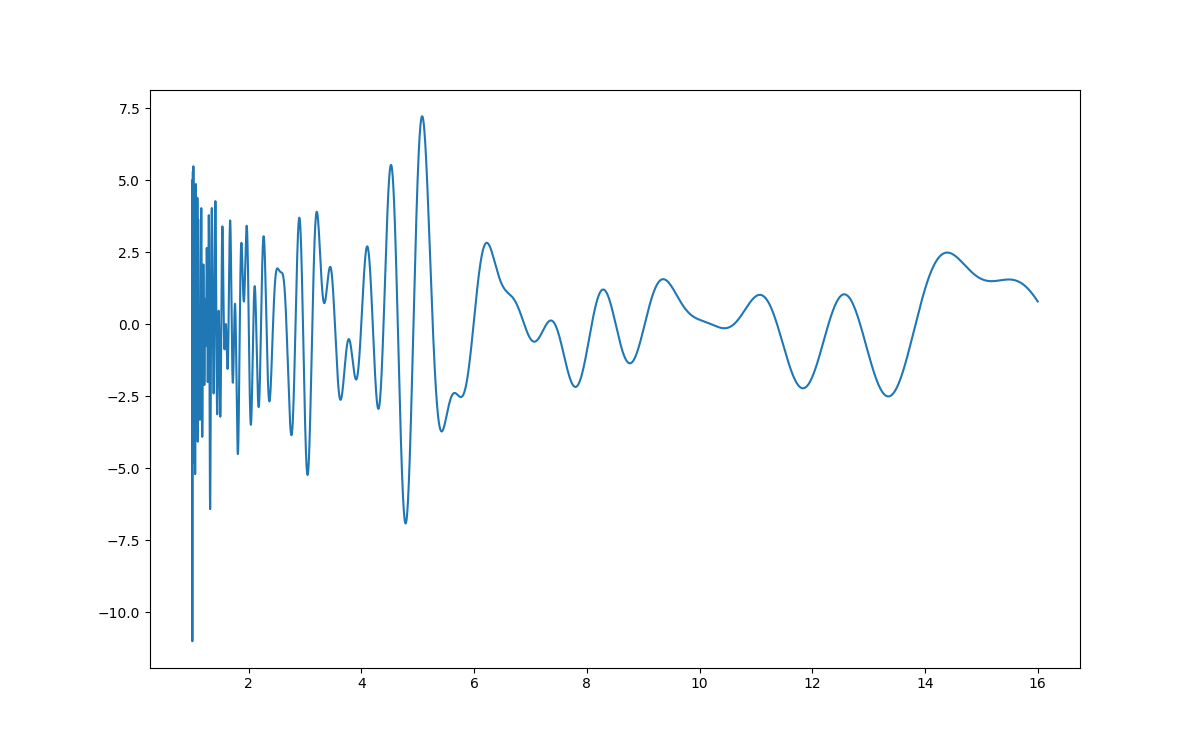

Reproduce this figure in Python.
#!/usr/bin/python3

# Riemann zeros: https://www-users.cse.umn.edu/~odlyzko/zeta_tables/zeros1

import math
import numpy as np
import matplotlib.pyplot as plt

zeros = np.loadtxt("RiemannZeros.txt")

# Plug the zeros into this function:

# f(x) = -cos(zero_1 * log(x)) - cos(zero_n * log(x))

xpoints = np.linspace(1, 16.0, num=10000)
ypoints = np.empty(shape = xpoints.shape[0])

for i in range(0, ypoints.shape[0]):
    print(i)
    if (i != 0):
        ypoints[i] = 0
        for j in range(0, 11):
            ypoints[i] = ypoints[i] - math.cos(zeros[j] * math.log(i))

plt.rcParams['figure.figsize'] = [12, 7.5] 
plt.plot(xpoints, ypoints)

plt.savefig("Experiment24.png")
plt.show()
